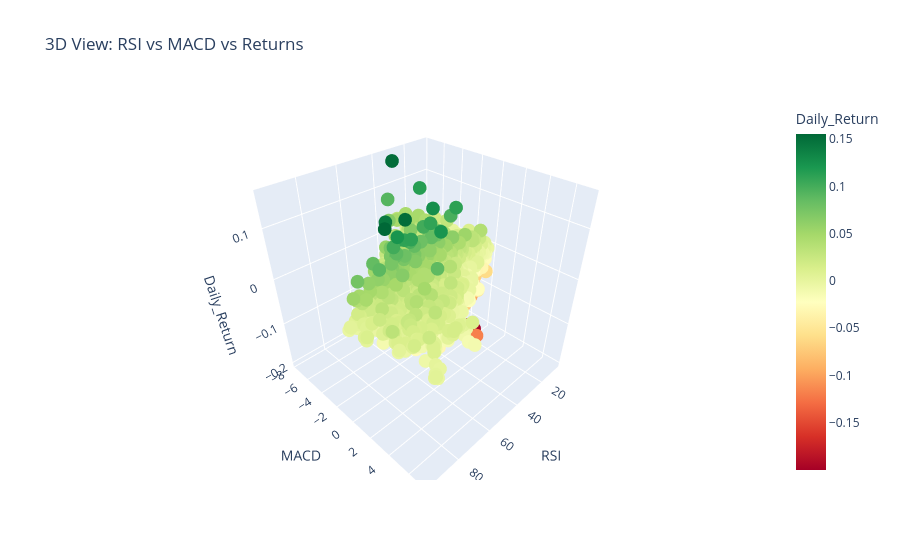
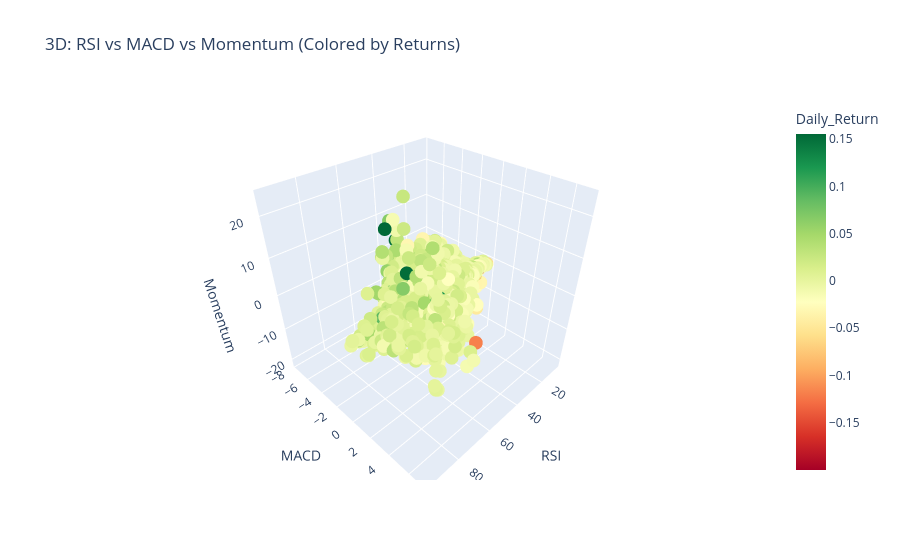

The code cell stored with these charts, in order, in its notebook:
### Code cell
import plotly.express as px

# Remove NaN
df_clean = df.dropna()

fig = px.scatter_3d(
    df_clean,
    x='RSI',
    y='MACD',
    z='Daily_Return',
    color='Daily_Return',
    title='3D View: RSI vs MACD vs Returns',
    color_continuous_scale='RdYlGn'
)

fig.show()
fig = px.scatter_3d(
    df_clean,
    x='RSI',
    y='MACD',
    z='Momentum',
    color='Daily_Return',
    title='3D: RSI vs MACD vs Momentum (Colored by Returns)',
    color_continuous_scale='RdYlGn'
)

fig.show()

### Figure 1 — Plotly figure (JSON) as saved in the notebook; plotly's stock layout.template omitted (floating-point values rounded to 4 significant figures; data arrays with more than 128 entries replaced by an {"elided": "..."} marker saying what was removed)
{"data": [{"hovertemplate": "RSI=%{x}<br>MACD=%{y}<br>Daily_Return=%{marker.color}<extra></extra>", "legendgroup": "", "marker": {"color": {"elided": "6509 float values"}, "coloraxis": "coloraxis", "symbol": "circle"}, "mode": "markers", "name": "", "scene": "scene", "showlegend": false, "type": "scatter3d", "x": {"elided": "6509 float values"}, "y": {"elided": "6509 float values"}, "z": {"elided": "6509 float values"}}], "layout": {"coloraxis": {"colorbar": {"title": {"text": "Daily_Return"}}, "colorscale": [[0, "rgb(165,0,38)"], [0.1, "rgb(215,48,39)"], [0.2, "rgb(244,109,67)"], [0.3, "rgb(253,174,97)"], [0.4, "rgb(254,224,139)"], [0.5, "rgb(255,255,191)"], [0.6, "rgb(217,239,139)"], [0.7, "rgb(166,217,106)"], [0.8, "rgb(102,189,99)"], [0.9, "rgb(26,152,80)"], [1, "rgb(0,104,55)"]]}, "legend": {"tracegroupgap": 0}, "scene": {"domain": {"x": [0, 1], "y": [0, 1]}, "xaxis": {"title": {"text": "RSI"}}, "yaxis": {"title": {"text": "MACD"}}, "zaxis": {"title": {"text": "Daily_Return"}}}, "title": {"text": "3D View: RSI vs MACD vs Returns"}}}

### Figure 2 — Plotly figure (JSON) as saved in the notebook; plotly's stock layout.template omitted (floating-point values rounded to 4 significant figures; data arrays with more than 128 entries replaced by an {"elided": "..."} marker saying what was removed)
{"data": [{"hovertemplate": "RSI=%{x}<br>MACD=%{y}<br>Momentum=%{z}<br>Daily_Return=%{marker.color}<extra></extra>", "legendgroup": "", "marker": {"color": {"elided": "6509 float values"}, "coloraxis": "coloraxis", "symbol": "circle"}, "mode": "markers", "name": "", "scene": "scene", "showlegend": false, "type": "scatter3d", "x": {"elided": "6509 float values"}, "y": {"elided": "6509 float values"}, "z": {"elided": "6509 float values"}}], "layout": {"coloraxis": {"colorbar": {"title": {"text": "Daily_Return"}}, "colorscale": [[0, "rgb(165,0,38)"], [0.1, "rgb(215,48,39)"], [0.2, "rgb(244,109,67)"], [0.3, "rgb(253,174,97)"], [0.4, "rgb(254,224,139)"], [0.5, "rgb(255,255,191)"], [0.6, "rgb(217,239,139)"], [0.7, "rgb(166,217,106)"], [0.8, "rgb(102,189,99)"], [0.9, "rgb(26,152,80)"], [1, "rgb(0,104,55)"]]}, "legend": {"tracegroupgap": 0}, "scene": {"domain": {"x": [0, 1], "y": [0, 1]}, "xaxis": {"title": {"text": "RSI"}}, "yaxis": {"title": {"text": "MACD"}}, "zaxis": {"title": {"text": "Momentum"}}}, "title": {"text": "3D: RSI vs MACD vs Momentum (Colored by Returns)"}}}
